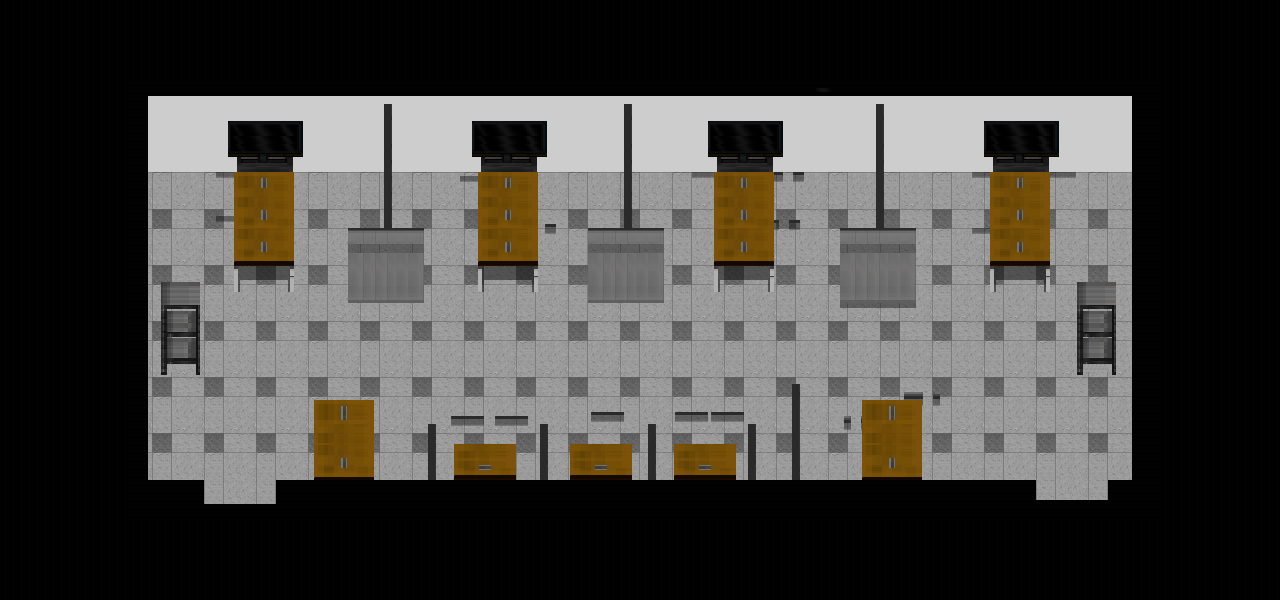

This game map was drawn from its Tiled (.tmx) file and the tilesets committed beside it. A one-line description and the trimmed map source follow:
An orthogonal 320x150 tile map with 4x4 px tiles, 4 tile layers (Ground, Wall, Furniture, black) and 41 objects.

<map version="1.10" tiledversion="1.10.1" orientation="orthogonal" renderorder="right-down" width="320" height="150" tilewidth="4" tileheight="4" infinite="0" nextlayerid="6" nextobjectid="93">
 <tileset firstgid="1" source="singong_alpha_asset.tsx" />
 <layer id="1" name="Ground" width="320" height="150">
  <data>[48000 cells, 26198 non-empty, 182 distinct tile ids]</data>
 </layer>
 <layer id="2" name="Wall" width="320" height="150">
  <data>[48000 cells, 8978 non-empty, 1024 distinct tile ids]</data>
 </layer>
 <layer id="3" name="Furniture" width="320" height="150">
  <data>[48000 cells, 5349 non-empty, 796 distinct tile ids]</data>
 </layer>
 <layer id="4" name="black" width="320" height="150">
  <data>[48000 cells, 24186 non-empty, 7 distinct tile ids]</data>
 </layer>
 <objectgroup id="5" name="nopass">
  <object id="1" x="313.957" y="400.087" width="59.7935" height="79.913" />
  <object id="12" x="450.455" y="422.909" width="67.6969" height="20.9091" />
  <object id="19" x="427.849" y="425.515" width="370.424" height="54.6667" />
  <object id="23" x="590.091" y="418.273" width="25.3636" height="25.6364" />
  <object id="24" x="674.091" y="418.364" width="59.6969" height="25.6364" />
  <object id="26" x="791.909" y="384.091" width="8.09091" height="96" />
  <object id="27" x="1077.09" y="282.182" width="38.5455" height="92.5455" />
  <object id="35" x="160.727" y="281.909" width="38.5455" height="92.5455" />
  <object id="36" x="862.091" y="400" width="59.9091" height="79.9091" />
  <object id="37" x="922.273" y="400" width="15.5455" height="44.1818" />
  <object id="38" x="846.455" y="423.273" width="15.7273" height="46.0909" />
  <object id="39" x="347.909" y="228" width="76.1818" height="75.0909" />
  <object id="44" x="587.576" y="227.455" width="76.1818" height="75.0909" />
  <object id="46" x="840.242" y="228.788" width="76.1818" height="75.0909" />
  <object id="47" x="383.818" y="104.182" width="7.81818" height="123.636" />
  <object id="48" x="623.636" y="104.182" width="8" height="123.091" />
  <object id="49" x="876" y="104.091" width="7.75" height="124.409" />
  <object id="50" x="234" y="172" width="59.6364" height="93.8182" />
  <object id="51" x="234" y="266" width="59" height="25.8182" />
  <object id="57" x="478.515" y="172.424" width="59.6364" height="93.8182" />
  <object id="58" x="714.848" y="172.091" width="59.6364" height="119.636" />
  <object id="59" x="990.182" y="172.424" width="59.6364" height="117.818" />
  <object id="60" x="478.318" y="267" width="59.9773" height="26" />
  <object id="66" x="1050.18" y="172.546" width="25.0909" height="46.7273" />
  <object id="69" x="971.455" y="229.909" width="18.5454" height="46.7273" />
  <object id="70" x="971.818" y="172.636" width="18.5454" height="46.7273" />
  <object id="71" x="775.205" y="172.386" width="22.8409" height="46.7273" />
  <object id="72" x="775.33" y="224.386" width="18.8409" height="46.7273" />
  <object id="73" x="691.83" y="172.636" width="22.8409" height="46.7273" />
  <object id="74" x="538.943" y="225" width="11.5682" height="50.5455" />
  <object id="75" x="460.08" y="176.886" width="17.5909" height="46.7273" />
  <object id="76" x="216.398" y="172.454" width="17.3864" height="46.7273" />
  <object id="77" x="220.216" y="219.727" width="13.3864" height="46.2273" />
  <object id="78" x="120" y="80" width="1038.67" height="90.6667" />
  <object id="80" x="95.1667" y="172" width="52.8333" height="378.333" />
  <object id="82" x="1132" y="171" width="56.3333" height="309" />
  <object id="88" x="148.375" y="480.125" width="55.125" height="70.0417" />
  <object id="89" x="204.25" y="504.5" width="72.25" height="42.7083" />
  <object id="90" x="276" y="480.182" width="760.182" height="70.1212" />
  <object id="91" x="1036.73" y="500.182" width="71.8182" height="49.4545" />
  <object id="92" x="1108.18" y="480.182" width="51.6364" height="69.1515" />
 </objectgroup>
</map>
